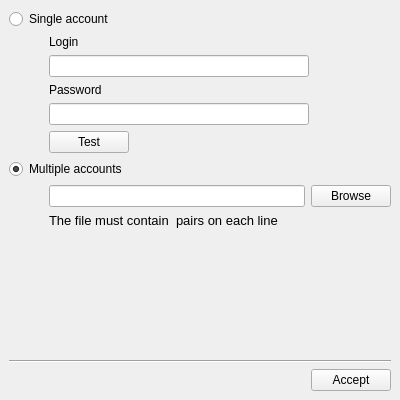
<?xml version="1.0" encoding="UTF-8"?>
<ui version="4.0">
 <class>MainWindow</class>
 <widget class="QMainWindow" name="MainWindow">
  <property name="geometry">
   <rect>
    <x>0</x>
    <y>0</y>
    <width>400</width>
    <height>400</height>
   </rect>
  </property>
  <property name="windowTitle">
   <string>Accounts</string>
  </property>
  <widget class="QWidget" name="centralwidget">
   <property name="minimumSize">
    <size>
     <width>400</width>
     <height>400</height>
    </size>
   </property>
   <layout class="QVBoxLayout" name="verticalLayout_6">
    <item>
     <layout class="QVBoxLayout" name="verticalLayout_5">
      <item>
       <layout class="QGridLayout" name="gridLayout" columnstretch="0,1" columnminimumwidth="300,0">
        <property name="sizeConstraint">
         <enum>QLayout::SetDefaultConstraint</enum>
        </property>
        <item row="1" column="0">
         <widget class="QRadioButton" name="radioButton_single">
          <property name="text">
           <string>Single account</string>
          </property>
         </widget>
        </item>
        <item row="2" column="0">
         <layout class="QVBoxLayout" name="verticalLayout">
          <property name="sizeConstraint">
           <enum>QLayout::SetDefaultConstraint</enum>
          </property>
          <property name="leftMargin">
           <number>40</number>
          </property>
          <item>
           <widget class="QLabel" name="label_login">
            <property name="text">
             <string>Login</string>
            </property>
           </widget>
          </item>
          <item>
           <widget class="QLineEdit" name="lineEdit_login"/>
          </item>
          <item>
           <widget class="QLabel" name="label_password">
            <property name="text">
             <string>Password</string>
            </property>
           </widget>
          </item>
          <item>
           <widget class="QLineEdit" name="lineEdit_password">
            <property name="sizePolicy">
             <sizepolicy hsizetype="Expanding" vsizetype="Fixed">
              <horstretch>0</horstretch>
              <verstretch>0</verstretch>
             </sizepolicy>
            </property>
            <property name="inputMask">
             <string/>
            </property>
            <property name="text">
             <string/>
            </property>
            <property name="echoMode">
             <enum>QLineEdit::Password</enum>
            </property>
           </widget>
          </item>
          <item>
           <widget class="QPushButton" name="pushButton_test">
            <property name="sizePolicy">
             <sizepolicy hsizetype="Fixed" vsizetype="Fixed">
              <horstretch>0</horstretch>
              <verstretch>0</verstretch>
             </sizepolicy>
            </property>
            <property name="text">
             <string>Test</string>
            </property>
           </widget>
          </item>
         </layout>
        </item>
        <item row="2" column="1">
         <spacer name="horizontalSpacer_2">
          <property name="orientation">
           <enum>Qt::Horizontal</enum>
          </property>
          <property name="sizeHint" stdset="0">
           <size>
            <width>40</width>
            <height>20</height>
           </size>
          </property>
         </spacer>
        </item>
       </layout>
      </item>
      <item>
       <layout class="QVBoxLayout" name="verticalLayout_3">
        <item>
         <widget class="QRadioButton" name="radioButton_multiple">
          <property name="sizePolicy">
           <sizepolicy hsizetype="Expanding" vsizetype="Fixed">
            <horstretch>0</horstretch>
            <verstretch>0</verstretch>
           </sizepolicy>
          </property>
          <property name="autoFillBackground">
           <bool>false</bool>
          </property>
          <property name="text">
           <string>Multiple accounts</string>
          </property>
          <property name="checked">
           <bool>true</bool>
          </property>
         </widget>
        </item>
        <item>
         <layout class="QVBoxLayout" name="verticalLayout_2">
          <property name="leftMargin">
           <number>40</number>
          </property>
          <property name="rightMargin">
           <number>0</number>
          </property>
          <item>
           <layout class="QHBoxLayout" name="horizontalLayout">
            <item>
             <widget class="QLineEdit" name="lineEdit_pathTxt"/>
            </item>
            <item>
             <widget class="QPushButton" name="pushButton_browseTxt">
              <property name="sizePolicy">
               <sizepolicy hsizetype="Fixed" vsizetype="Fixed">
                <horstretch>0</horstretch>
                <verstretch>0</verstretch>
               </sizepolicy>
              </property>
              <property name="text">
               <string>Browse</string>
              </property>
             </widget>
            </item>
           </layout>
          </item>
          <item>
           <widget class="QLabel" name="label_infoTxt">
            <property name="font">
             <font>
              <pointsize>10</pointsize>
             </font>
            </property>
            <property name="text">
             <string>The file must contain &lt;email:password&gt; pairs on each line</string>
            </property>
            <property name="scaledContents">
             <bool>false</bool>
            </property>
            <property name="wordWrap">
             <bool>true</bool>
            </property>
            <property name="openExternalLinks">
             <bool>false</bool>
            </property>
           </widget>
          </item>
         </layout>
        </item>
       </layout>
      </item>
      <item>
       <spacer name="verticalSpacer">
        <property name="orientation">
         <enum>Qt::Vertical</enum>
        </property>
        <property name="sizeHint" stdset="0">
         <size>
          <width>20</width>
          <height>40</height>
         </size>
        </property>
       </spacer>
      </item>
      <item>
       <layout class="QVBoxLayout" name="verticalLayout_4">
        <item>
         <widget class="Line" name="line">
          <property name="orientation">
           <enum>Qt::Horizontal</enum>
          </property>
         </widget>
        </item>
        <item>
         <layout class="QHBoxLayout" name="horizontalLayout_2">
          <item>
           <widget class="QLabel" name="label_error">
            <property name="font">
             <font>
              <pointsize>11</pointsize>
             </font>
            </property>
            <property name="styleSheet">
             <string notr="true">color: rgb(255, 0, 0);</string>
            </property>
            <property name="text">
             <string/>
            </property>
           </widget>
          </item>
          <item>
           <spacer name="horizontalSpacer">
            <property name="orientation">
             <enum>Qt::Horizontal</enum>
            </property>
            <property name="sizeHint" stdset="0">
             <size>
              <width>40</width>
              <height>20</height>
             </size>
            </property>
           </spacer>
          </item>
          <item>
           <widget class="QPushButton" name="pushButton_accept">
            <property name="text">
             <string>Accept</string>
            </property>
           </widget>
          </item>
         </layout>
        </item>
       </layout>
      </item>
     </layout>
    </item>
   </layout>
  </widget>
 </widget>
 <resources/>
 <connections/>
</ui>
